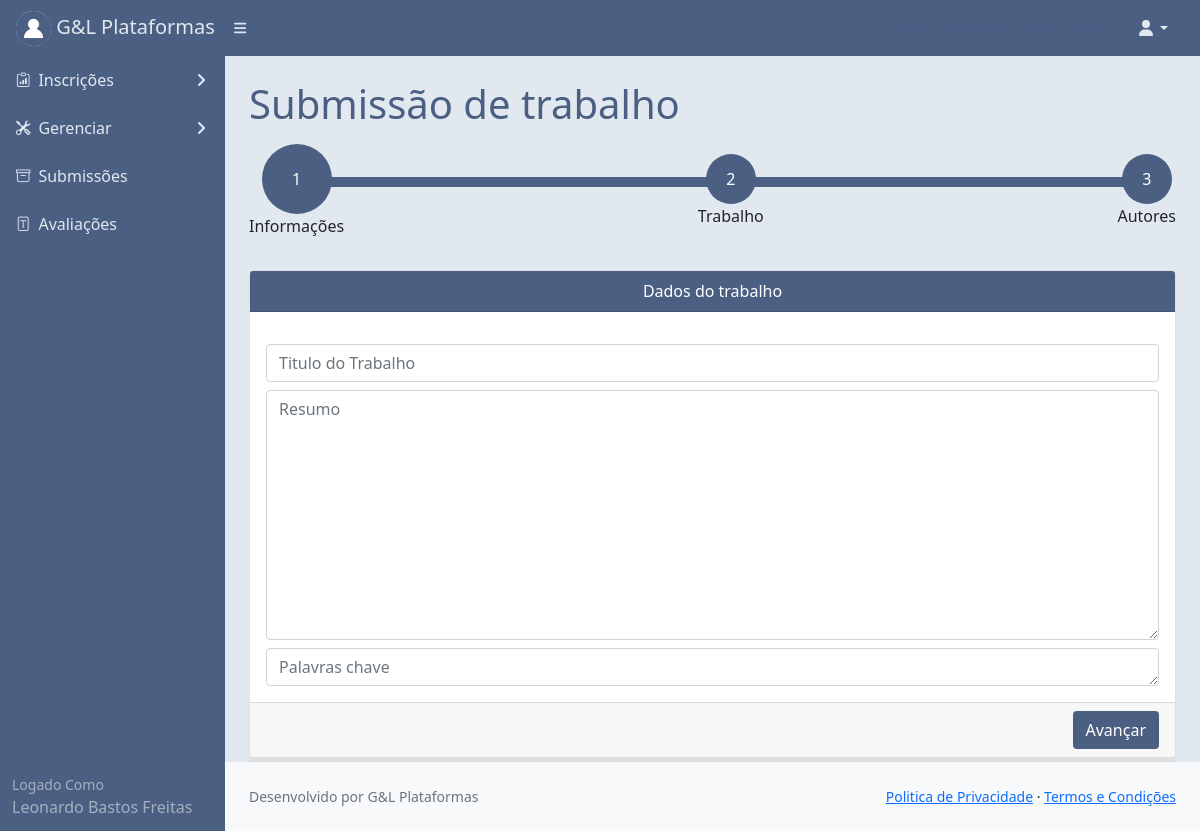
/submeter/ (signed in), run on the app's committed database.
### core/models.py (models this page shows)
class Usuariocd(models.Model):
    cpf = models.CharField(max_length=11)
    nome = models.CharField(max_length=300)
    cep = models.CharField(max_length=8)
    nascimento = models.DateField()
    email = models.EmailField()
    endereco = models.CharField(max_length=500)
    cidade = models.CharField(max_length=150)
    bairro = models.CharField(max_length=150)
    pais = models.CharField(max_length=150)
    instituicao = models.CharField(max_length=150)
    cmp = models.CharField(max_length=3)
    categ = models.CharField(max_length=150)
    cinfo = models.CharField(max_length=3)
    gestor_plataforma = models.CharField(max_length=3)
    autor = models.CharField(max_length=3)
    avaliador = models.CharField(max_length=3)
    lider = models.CharField(max_length=3)
    id_usuario = models.BigIntegerField()
    contato = models.BigIntegerField(null=True)
    perfil = models.FileField(upload_to='')

### core/views.py (the view)
# urls.py: path('submeter/', views.submeter),
@login_required(login_url='/login/')
def submeter(request):
    id = request.GET.get('id')
    meuid = User.objects.filter(username=request.user)
    for m in meuid:
        mid = m.id
    usuarios = Usuariocd.objects.filter(id_usuario=mid)
    eventos = Evento.objects.filter(status='andamento')
    sessao = Sessoes.objects.all()
    dados = {'id':id,
             'eventos':eventos,
             'sessao':sessao,
             'usuarios':usuarios}
    return render(request,'submeter.html', dados)

### templates/submeter.html (shortened to what this page needs)
{% extends 'base.html' %}
{% load static %}
{% block content %}
  <div id="layoutSidenav_content" style="background:#e2e8f0;">
                <main>
                    <div class="container-fluid px-4">
                        <h1 class="mt-4" style="color:#4B5F83;">Submissão de trabalho</h1>
                    </div>
        <div class="container-fluid px-4 mt-3">
            <form method="post" id="formautor"
                            enctype="multipart/form-data"
                            action="/submetertrabalho/"> {% csrf_token %}
            <div class="accordion" id="accordionExample">
                <div class="steps">
                    <div class="step-item">
                        <button class="step-button text-center" type="button" data-toggle="collapse"
                            data-target="#collapseOne" aria-expanded="true" aria-controls="collapseOne">
                           1
                        </button>
                        <div class="step-title">
                            Informações
                        </div>
                    </div>
                    <div class="step-item">
                        <button class="step-button text-center collapsed" type="button" data-toggle="collapse"
                            data-target="#collapseTwo" aria-expanded="false" aria-controls="collapseTwo">
                            2
                        </button>
                        <div class="step-title">
                            Trabalho
                        </div>
                    </div>
                    <div class="step-item">
                        <button class="step-button text-center collapsed" type="button" data-toggle="collapse"
                            data-target="#collapseThree" aria-expanded="false" aria-controls="collapseThree">
                            3
                        </button>
                        <div class="step-title">
                           Autores
                        </div>
                    </div>
                </div>
                <div class="card">
                    <div id="collapseOne" class="collapse show" aria-labelledby="headingOne"
                        data-parent="#accordionExample">
                <div class="card-header text-center text-white"
                       style="background:#4B5F83;">
                        Dados do trabalho
              </div>
                <div class="card-body">
                  <div class="d-flex flex-column align-items-center mt-2 text-center">
                    <div class="form-group col-12">
                          <input class="form-control mt-2" type="text"
                           name="titulo"
                           placeholder="Titulo do Trabalho" required>
                    </div>
                    <textarea class="form-control mt-2" name="resumo" placeholder="Resumo"
                              style="height:250px;"
                              required></textarea>
                    <textarea class="form-control mt-2" name="palavrachave"
                              placeholder="Palavras chave" style="height:38px;"
                              required></textarea>
                  </div>
                </div>
                 <div class="card-footer">
                    <div align="right">
                         <button  class="btn text-center text-white"
                                  type="button" data-toggle="collapse"
                            data-target="#collapseTwo" aria-expanded="true" aria-controls="collapseTwo"
                                   style="background:#4B5F83;"
                         >
                           Avançar
                        </button>
                    </div>
                 </div>
                    </div>
                </div>
                <div class="card">
                </div>
                <div class="card">
                    </form>
                    </div>
                        </div>
                    </div>
                <footer class="py-4 bg-light mt-auto">
                    <div class="container-fluid px-4">
                        <div class="d-flex align-items-center justify-content-between small">
                            <div class="text-muted">Desenvolvido por G&L Plataformas</div>
                            <div>
                                <a href="#">Politica de Privacidade</a>
                                &middot;
                                <a href="#">Termos e Condições</a>
                            </div>
                        </div>
                    </div>
                </footer>
{% endblock %}

### templates/base.html (shortened to what this page needs)
{% load static %}
<!DOCTYPE html>
<html lang="pt-br">
    <head>
        <link href={% static "css/styles.css" %} rel="stylesheet" />
        <link href={% static "css/step.css" %} rel="stylesheet" />
        <link href={% static "css/gira.css" %} rel="stylesheet" />
        <link rel="stylesheet" href="https://cdn.jsdelivr.net/npm/bootstrap-icons@1.3.0/font/bootstrap-icons.css">
    </head>
    <body>
        <nav class="sb-topnav navbar navbar-expand navbar-dark" style="background:#4B5F83;">
            <a class="navbar-brand ps-3" href="#" style="color:#e2e8f0;">
                {% for usuarios in usuarios %}
                <img src="/media/{{usuarios.perfil}}"
                     alt="Admin"
                     class="rounded-circle"
                     width="35" height="35"> G&L Plataformas
                {% endfor %}
            </a>
            <button class="btn btn-link btn-sm order-1 order-lg-0 me-4 me-lg-0" id="sidebarToggle" href="#!"><i class="fas fa-bars" style="color:#e2e8f0;"></i></button>
            <form class="d-none d-md-inline-block form-inline ms-auto me-0 me-md-3 my-2 my-md-0">
                <a href="#" style="text-decoration:none; color:#4B5F83;">
                </a>
                <a href="#" style="text-decoration:none; color:#4B5F83;">
                </a>
                <a href="/submissoes/" style="text-decoration:none; color:#4B5F83;">
                </a>
            </form>
            <ul class="navbar-nav ms-auto ms-md-0 me-3 me-lg-4">
                <li class="nav-item dropdown">
                    <a class="nav-link dropdown-toggle" id="navbarDropdown" href="#" role="button" data-bs-toggle="dropdown" aria-expanded="false" style="color:#e2e8f0;"><i class="fas fa-user fa-fw"></i></a>
                </li>
            </ul>
        </nav>
        <div id="layoutSidenav">
            <div id="layoutSidenav_nav" >
                <nav class="sb-sidenav accordion sb-sidenav-dark" id="sidenavAccordion" >
                    <div class="sb-sidenav-menu" style="background:#4B5F83;">
                        <div class="nav">
                             <a class="nav-link collapsed" href="#" data-bs-toggle="collapse" data-bs-target="#pagesCollapseAuth" aria-expanded="false" aria-controls="pagesCollapseAuth">
                                        <div class="sb-nav-link-icon" style="color:#e2e8f0;"><i class="bi bi-clipboard-data"></i></div>
                                        <div style="color:#e2e8f0;">Inscrições</div>
                                        <div class="sb-sidenav-collapse-arrow" style="color:#e2e8f0;"><i class="fas fa-angle-down"></i></div>
                                    </a>
                            {% for usuarios in usuarios %}
                            {% if usuarios.gestor_plataforma == 'sim' %}
                            <a class="nav-link collapsed" href="#" data-bs-toggle="collapse" data-bs-target="#collapsePages" aria-expanded="false" aria-controls="collapsePages">
                                <div class="sb-nav-link-icon" style="color:#e2e8f0;"><i class="bi bi-tools"></i></div>
                                <div style="color:#e2e8f0;">Gerenciar</div>
                                <div class="sb-sidenav-collapse-arrow" style="color:#e2e8f0;"><i class="fas fa-angle-down"></i></div>
                            </a>
                            {% endif %}
                            {% endfor %}
                            <a class="nav-link" href="/submetidos/" style="color:#e2e8f0;">
                                <div class="sb-nav-link-icon" style="color:#e2e8f0;"><i class="bi bi-archive"></i></div>
                                <div style="color:#e2e8f0;">Submissões</div>
                            </a>
                            {% for usuarios in usuarios %}
                            {% if usuarios.avaliador == 'sim' %}
                            <a class="nav-link" href="/avaliartrabalho/" style="color:#e2e8f0;">
                                <div class="sb-nav-link-icon" style="color:#e2e8f0;"><i class="bi bi-file-font"></i></div>
                                <div style="color:#e2e8f0;">Avaliações</div>
                            </a>
                            {% endif %}
                            {% endfor %}
                        </div>
                    </div>
                    <div class="sb-sidenav-footer" style="background:#4B5F83;">
                        <div class="small" >Logado Como</div>
                        {% for usuarios in usuarios %}
                        {{usuarios.nome}}
                        {% endfor %}
                    </div>
                </nav>
            </div>
{% block content %}{% endblock %}
    </body>
</html>

### static/css/step.css (style rules this page uses)
:root { --prm-color: #0381ff; --prm-gray:#4B5F83; }
.steps { display: flex; justify-content: space-between; align-items: center; margin-bottom: 2rem; position: relative; }
.step-button { width: 50px; height: 50px; border-radius: 50%; border: none; background-color: var(--prm-gray); transition: .4s; color:white; }
.step-button[aria-expanded="true"] { width: 70px; height: 70px; background-color:#4B5F83; color: #fff; color:white; }
.step-item { z-index: 10; text-align: center; }

### data on the page
Usuariocd: perfil (picture), gestor_plataforma "sim" (drawn), avaliador "sim" (drawn), nome "Leonardo Bastos Freitas"
